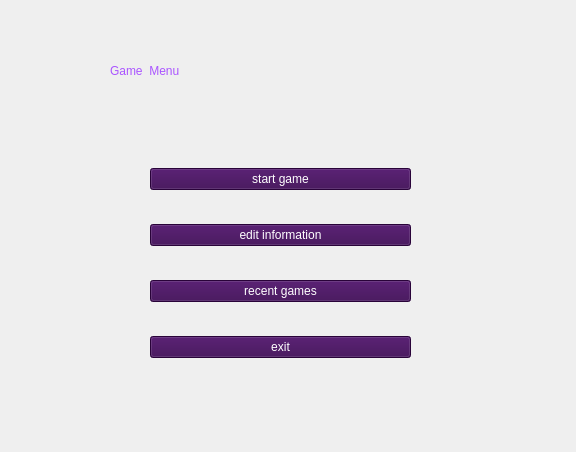
<?xml version="1.0" encoding="UTF-8"?>
<ui version="4.0">
 <class>game_menu</class>
 <widget class="QWidget" name="game_menu">
  <property name="geometry">
   <rect>
    <x>0</x>
    <y>0</y>
    <width>576</width>
    <height>452</height>
   </rect>
  </property>
  <property name="windowTitle">
   <string>Form</string>
  </property>
  <widget class="QLabel" name="label">
   <property name="geometry">
    <rect>
     <x>110</x>
     <y>0</y>
     <width>431</width>
     <height>141</height>
    </rect>
   </property>
   <property name="styleSheet">
    <string notr="true">QLabel{
	font: 700 48pt &quot;Script MT&quot;;
	color: rgb(170, 85, 255);
}</string>
   </property>
   <property name="text">
    <string>Game  Menu</string>
   </property>
  </widget>
  <widget class="QWidget" name="verticalLayoutWidget">
   <property name="geometry">
    <rect>
     <x>150</x>
     <y>140</y>
     <width>261</width>
     <height>248</height>
    </rect>
   </property>
   <layout class="QVBoxLayout" name="verticalLayout">
    <item>
     <widget class="QPushButton" name="start_game">
      <property name="styleSheet">
       <string notr="true">QPushButton{
	color: rgb(255, 255, 255);
	font: 700 30pt &quot;Script MT&quot;;
	background-color: rgb(57, 4, 80);
}</string>
      </property>
      <property name="text">
       <string>start game</string>
      </property>
     </widget>
    </item>
    <item>
     <widget class="QPushButton" name="edit_info">
      <property name="styleSheet">
       <string notr="true">QPushButton{
	background-color: rgb(57, 4, 80);
	color: rgb(255, 255, 255);
	font: 700 30pt &quot;Script MT&quot;;
}</string>
      </property>
      <property name="text">
       <string>edit information</string>
      </property>
     </widget>
    </item>
    <item>
     <widget class="QPushButton" name="recent_games">
      <property name="styleSheet">
       <string notr="true">QPushButton{
	background-color: rgb(57, 4, 80);
	color: rgb(255, 255, 255);
	font: 700 30pt &quot;Script MT&quot;;
}</string>
      </property>
      <property name="text">
       <string>recent games</string>
      </property>
     </widget>
    </item>
    <item>
     <widget class="QPushButton" name="exit">
      <property name="styleSheet">
       <string notr="true">QPushButton{
	background-color: rgb(57, 4, 80);
	color: rgb(255, 255, 255);
	font: 700 30pt &quot;Script MT&quot;;
}</string>
      </property>
      <property name="text">
       <string>exit</string>
      </property>
     </widget>
    </item>
   </layout>
  </widget>
 </widget>
 <resources/>
 <connections/>
</ui>
